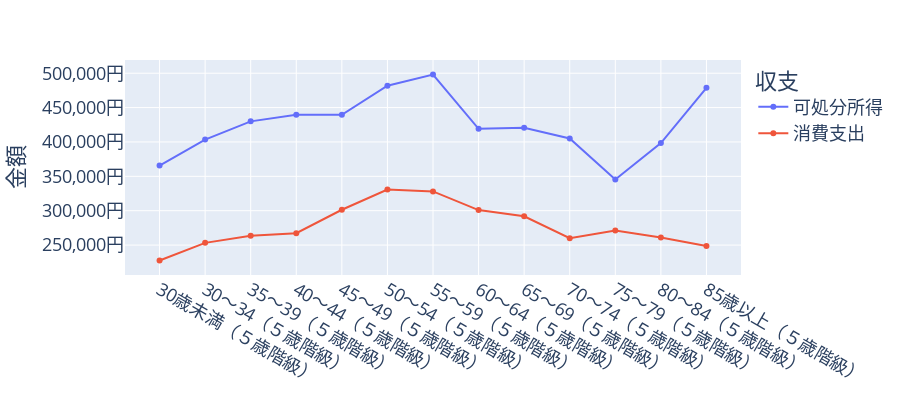

The notebook cell saved with this chart:
### Code cell
ficw_fig = px.line(ficw_crosstab, x="世帯主の年齢階級32区分", y="金額", color="収支", markers=True)
ficw_fig.update_layout(width=900, height=400, font={"size": 18},
    xaxis={"title": None},
    yaxis={"tickformat": ",.0f", "ticksuffix": "円"})
ficw_fig.show()

### Figure 1 — Plotly figure (JSON) as saved in the notebook; plotly's stock layout.template omitted (floating-point values rounded to 4 significant figures)
{"data": [{"hovertemplate": "収支=可処分所得<br>世帯主の年齢階級32区分=%{x}<br>金額=%{y}<extra></extra>", "legendgroup": "可処分所得", "line": {"color": "#636efa", "dash": "solid"}, "marker": {"symbol": "circle"}, "mode": "lines+markers", "name": "可処分所得", "orientation": "v", "showlegend": true, "type": "scatter", "x": ["30歳未満（５歳階級）", "30～34（５歳階級）", "35～39（５歳階級）", "40～44（５歳階級）", "45～49（５歳階級）", "50～54（５歳階級）", "55～59（５歳階級）", "60～64（５歳階級）", "65～69（５歳階級）", "70～74（５歳階級）", "75～79（５歳階級）", "80～84（５歳階級）", "85歳以上（５歳階級）"], "xaxis": "x", "y": [365700.0, 403400.0, 430000.0, 439500.0, 439500.0, 481800.0, 498100.0, 419200.0, 420700.0, 405100.0, 345400.0, 398300.0, 478800.0], "yaxis": "y"}, {"hovertemplate": "収支=消費支出<br>世帯主の年齢階級32区分=%{x}<br>金額=%{y}<extra></extra>", "legendgroup": "消費支出", "line": {"color": "#EF553B", "dash": "solid"}, "marker": {"symbol": "circle"}, "mode": "lines+markers", "name": "消費支出", "orientation": "v", "showlegend": true, "type": "scatter", "x": ["30歳未満（５歳階級）", "30～34（５歳階級）", "35～39（５歳階級）", "40～44（５歳階級）", "45～49（５歳階級）", "50～54（５歳階級）", "55～59（５歳階級）", "60～64（５歳階級）", "65～69（５歳階級）", "70～74（５歳階級）", "75～79（５歳階級）", "80～84（５歳階級）", "85歳以上（５歳階級）"], "xaxis": "x", "y": [227600.0, 253200.0, 263600.0, 267400.0, 301400.0, 330700.0, 328100.0, 300900.0, 291800.0, 260100.0, 271000.0, 260900.0, 248600.0], "yaxis": "y"}], "layout": {"font": {"size": 18}, "height": 400, "legend": {"title": {"text": "収支"}, "tracegroupgap": 0}, "margin": {"t": 60}, "width": 900, "xaxis": {"anchor": "y", "domain": [0, 1], "title": {}}, "yaxis": {"anchor": "x", "domain": [0, 1], "tickformat": ",.0f", "ticksuffix": "円", "title": {"text": "金額"}}}}
